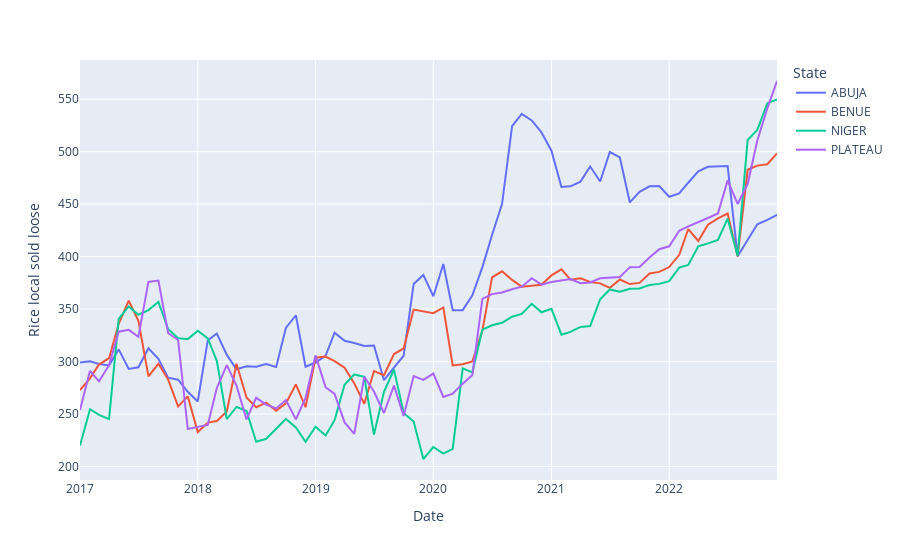

The code cell stored with this chart in its notebook:
### Code cell
import plotly.express as px
states_df = states_df[states_df.Year != 1900]
px.line(states_df, x = 'Date', y = 'Rice local sold loose', color = 'State')
